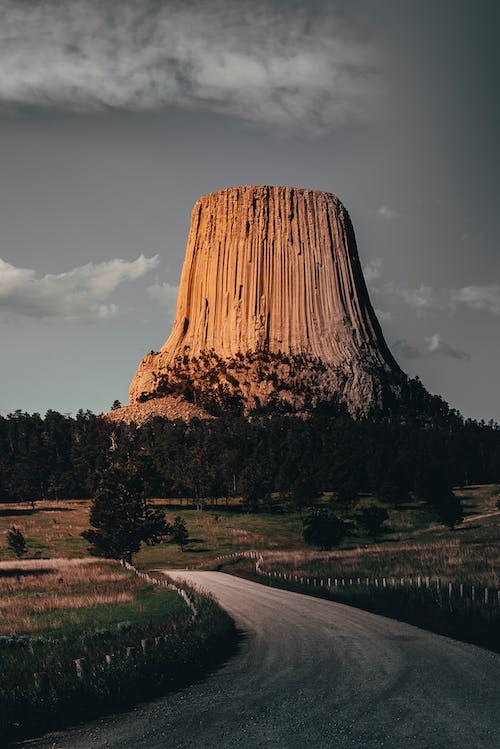
#> input picture anh1.jpeg, 500 x 749 px, found by its file name
$ jupyter execute --allow-errors Parallel.ipynb
#> lines starting #> are read from the running program, lines starting #| are printed output that depends on the picture
[cell 1]
from PIL import Image
import numpy as np
from numba import cuda
import time
import cv2
from google.colab.patches import cv2_imshow

def getImage(pathfile):
    image = Image.open(pathfile)

    rgb_array = np.array(image).reshape(-1, 3)

    width, height = image.size

    return rgb_array, width, height

# [4 lines left out: function showImage, not called in this run]

## Gray Image

[cell 2]
# [27 lines of commented-out code are left out]

[cell 3]
# ------------ Gray Image --------------
# [10 lines left out: function convert_Rgb2Gray_numba, not called in this run]

def convert_Rgb2Gray(inPixels, width, height):
    outPixels = np.zeros(inPixels.size // 3, dtype=np.float64)

    threadsperblock = 256
    blockspergrid = (inPixels.size // 3 + threadsperblock - 1) // threadsperblock

    inPixels_cuda = cuda.to_device(inPixels)
    outPixels_cuda = cuda.to_device(outPixels)

    convert_Rgb2Gray_numba[blockspergrid, threadsperblock](inPixels_cuda, width, height, outPixels_cuda)

    outPixels = outPixels_cuda.copy_to_host()

    return outPixels

[cell 4]
# Test
pathFile = "/content/anh1.jpeg"

img, width, height = getImage(pathFile)
#> in getImage, image is the input picture: PIL image 500x749 RGB; mean R, G, B 84.1, 79.4, 75.4
#> width = 500; height = 749
img_flat = img.flatten()

start = time.time()
#> (the rest of this cell did not finish here and is left out)


print("Time taken: %ss" % (round(time.time() - start,5)))
cv2_imshow(out.reshape(height,width))

## Edge Detection

[cell 5]
# [51 lines left out: functions detect_edges_cuda_numba, detect_edges_cuda, not called in this run]

#> (a cell that did not finish here is left out)

## Least Importance Pixel

[cell 7]
from numba import cuda

MAX_THREADS = 256
MAX_VALUE = float('inf')

# [54 lines left out: functions compute_min_cost_kernel, compute_min_cost, not called in this run]

#> (a cell that did not finish here is left out)

[cell 9]
# testcase = np.array([ 9,8,7,9,8,7,
#                       6,5,4,9,8,7,
#                       3,2,1,9,8,7,
#                       3,2,9,7,8,9,
#                       5,2,1,3,2,7],dtype=np.float32)

# np.array(get_least_importance_pixels_cpu(testcase,6,5),dtype=np.float32)

## Find Seam Path

[cell 10]
import numpy as np
from numba import cuda

# [45 lines left out: functions find_seam_cuda, find_seam_gpu, not called in this run]

#> (a cell that did not finish here is left out)

[cell 12]
# testcase = np.array([ 18.,16., 15., 17., 21., 30.,
#                      11., 9.,  8., 13., 24., 23.,
#                       6., 5.,  4., 17., 16., 17.,
#                       5., 3., 10.,  8., 10., 11.,
#                       5., 2., 1.,  3.,  2.,  7.],dtype=np.float32)

# find_seam(testcase,6,5)

## Resize Image

[cell 13]
def resize_image(pathfile, k, status:str = "reduction"):
  img, width, height = getImage(pathFile)
  img_flat = img.flatten()
  for i in range(k):
    img_flat = np.array(img).flatten()
    grayPixels = convert_Rgb2Gray(img_flat, width, height)

    importancePixels = detect_edges_cuda(grayPixels, width, height)

    least_importance_pixel_cuda = compute_min_cost(importancePixels,width,height)

    # pathSeam_gpu = find_seam_gpu(least_importance_pixel_cuda,width,height)
    pathSeam_gpu = find_seam(least_importance_pixel_cuda, width, height) # Using from CPU

    img = img_flat.reshape(width*height,3)
    if status == "reduction":
      img, width, height = remove_pixels(img,width,height,pathSeam_gpu)
  return img, width, height

#> (a cell that did not finish here is left out)

#> in resize_image, `img, width, height = getImage(pathFile)`: width = 500; height = 749

[cell 15]
print(width,height)
#| 500 749
#> (the rest of this cell did not finish here and is left out)

## CPU calculate and Compare to GPU

[cell 16]
from skimage.metrics import mean_squared_error, structural_similarity

# [4 lines left out: function image_difference, not called in this run]

[cell 17]
def convert_Rgb2Gray_host(inPixels, width, height):
    outPixels = []

    # gray = 0.299*red + 0.587*green + 0.114*blue
    for r in range(height):
        for c in range(width):
            i = r * width + c
            gray_value = round((0.299 * inPixels[i][0] + 0.587 * inPixels[i][1] + 0.114 * inPixels[i][2]),3)
            outPixels.append([gray_value, gray_value, gray_value])

    return outPixels

def detect_edges(in_pixels, width, height):
  filter_width = 3
  x_sobel_filter = [1, 0, -1, 2, 0, -2, 1, 0, -1] # Bộ lọc Sobel theo trục x
  y_sobel_filter = [1, 2, 1, 0, 0, 0, -1, -2, -1] # Bộ lọc Sobel theo trục y

  out_pixels = []

  for out_pixels_r in range(height):
      for out_pixels_c in range(width):
          x_sobel_pixel = 0
          y_sobel_pixel = 0

          for filter_r in range(filter_width):
              for filter_c in range(filter_width):
                  x_sobel_filter_val = x_sobel_filter[filter_r * filter_width + filter_c]
                  y_sobel_filter_val = y_sobel_filter[filter_r * filter_width + filter_c]

                  in_pixels_r = out_pixels_r - filter_width // 2 + filter_r
                  in_pixels_c = out_pixels_c - filter_width // 2 + filter_c

                  in_pixels_r = min(max(0, in_pixels_r), height - 1)
                  in_pixels_c = min(max(0, in_pixels_c), width - 1)

                  in_pixel = in_pixels[in_pixels_r * width + in_pixels_c]

                  x_sobel_pixel += x_sobel_filter_val * in_pixel[0]
                  y_sobel_pixel += y_sobel_filter_val * in_pixel[0]

          detect_value = abs(x_sobel_pixel) + abs(y_sobel_pixel)

          out_pixels.append(detect_value)

  return out_pixels


def get_least_importance_pixels_cpu(in_pixels, width, height):
    out_pixels = [0] * (width * height)

    for c in range(width):
        index = (height - 1) * width + c
        out_pixels[index] = in_pixels[index] # giữ nguyên kết quả hàng cuối cùng

    for r in range(height - 2, -1, -1): # duyệt từng hàng từ dưới lên
        for c in range(width):
            index = r * width + c

            if c == 0: # Trường hợp vị trí pixel ở cột đầu tiên
                min_val = min(out_pixels[index + width], out_pixels[index + width + 1])
                min_val += in_pixels[index]
                out_pixels[index] = min_val
                continue

            if c == width - 1: # Trường hợp vị trí pixel ở cột cuối cùng
                min_val = min(out_pixels[index + width], out_pixels[index + width - 1])
                min_val += in_pixels[index]
                out_pixels[index] = min_val
                continue

            # Tìm min cho pixel đang duyệt
            min_val = min(out_pixels[index + width], out_pixels[index + width + 1], out_pixels[index + width - 1])
            min_val += in_pixels[index]
            out_pixels[index] = min_val

    return out_pixels


def find_seam(in_pixels, width, height):
    path_seam = [0] * height

    min_val = in_pixels[0]
    index = 0
    path_seam[0] = index


    for c in range(width): # duyệt để tìm Pixel trong hàng đầu tiên có độ quan trọng thấp nhất
        if in_pixels[c] < min_val:
            min_val = in_pixels[c]
            index = c

    path_seam[0] = index

    for r in range(1, height):
        if index % width == 0:
            if in_pixels[index + width] <= in_pixels[index + width + 1]:
                path_seam[r] = index + width
                index = index + width
            else:
                path_seam[r] = index + width + 1
                index = index + width + 1
            continue

        if index % width == (width - 1):
            if in_pixels[index + width] <= in_pixels[index + width - 1]:
                path_seam[r] = index + width
                index = index + width
            else:
                path_seam[r] = index + width - 1
                index = index + width - 1
            continue

        location = index + width - 1
        min_val = in_pixels[index + width - 1]
        path_seam[r] = index + width - 1

        if in_pixels[index + width] < min_val:
            min_val = in_pixels[index + width]
            path_seam[r] = index + width
            location = index + width

        if in_pixels[index + width + 1] < min_val:
            path_seam[r] = index + width + 1
            location = index + width + 1

        index = location

    return path_seam


# [13 lines left out: function remove_pixels, not called in this run]

[cell 18]
# ----------------- HOST -------------------
inPixels, width, height = getImage(pathFile)

# Gray scale
start = time.time()
grayPixels = convert_Rgb2Gray_host(inPixels, width, height)
#> after the loop in convert_Rgb2Gray_host, `for r in range(height):`: outPixels = 374500 items
#> grayPixels = 374500 items
print("Time taken: %ss" % (round(time.time() - start,5)))

# detect edges
importancePixels = detect_edges(grayPixels, width, height)
#> importancePixels = 374500 items

# get_least_importance_pixels
get_least_importance_pixels = get_least_importance_pixels_cpu(importancePixels, width, height)
#> get_least_importance_pixels = 374500 items


# Get path seam
pathSeam = find_seam(get_least_importance_pixels, width, height)
#> in find_seam, `path_seam = [0] * height`: path_seam = 749 values from 0 to 0
#> in find_seam, `min_val = in_pixels[0]`: min_val = 12000.9
#> the loop in find_seam, `for c in range(width):` made 500 passes
#> min_val on passes 2, 3, 4, 5, 43, 44, 142, 143, 144, 145, 146, 147: 11994.9, 11992.9, 11984.9, 11980.9, 11957.3, 11949.3, 11043.4, 10215.9, 10138.9, 10063.4, 9971.4, 9896.6
#> after the loop in find_seam, `for c in range(width):`: index = 437; min_val = 6814.8
#> the loop in find_seam, `for r in range(1, height):` made 748 passes
#> after the loop in find_seam, `for r in range(1, height):`: path_seam = 749 values from 437 to 374490
#> pathSeam = 749 values from 437 to 374490

[cell 19]
output_array_host = np.array([lst[len(lst) // 2] for lst in grayPixels]).reshape(height,width) # host
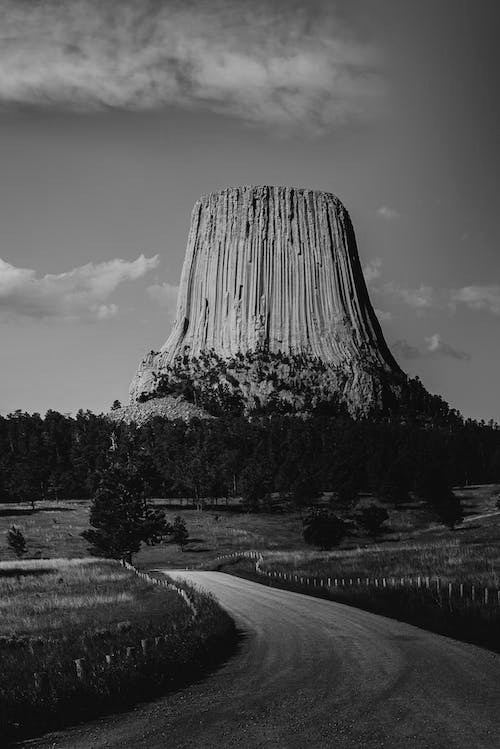
#> output_array_host: shape (749, 500) float64; min 0, max 216.8, mean 80.3
#> (the rest of this cell did not finish here and is left out)


$ run again, with images.jpg copied over anh1.jpeg
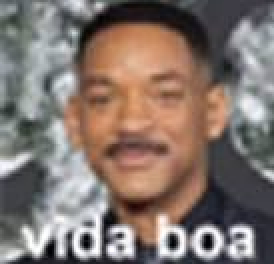
#> input picture images.jpg, 137 x 132 px, found by its file name (shown 2 times larger)
#> in getImage, image is the input picture: PIL image 137x132 RGB; mean R, G, B 130.8, 116.3, 109.5
#> `img, width, height = getImage(pathFile)`: width = 137; height = 132
#> in resize_image, `img, width, height = getImage(pathFile)`: width = 137; height = 132
#| 137 132
#> after the loop in convert_Rgb2Gray_host, `for r in range(height):`: outPixels = 18084 items, first 6: [105, 105, 105], [104, 104, 104], [101, 101, 101], [94.95, 94.95, 94.95], [90.95, 90.95, 90.95], [92.95, 92.95, 92.95]
#> grayPixels has the same summary as outPixels in convert_Rgb2Gray_host
#> after the loop in detect_edges, `for out_pixels_r in range(height):`: out_pixels = 18084 values, max 930.9 at index 17094, min 0 at index 106, mean 136.5
#> importancePixels has the same summary as out_pixels in detect_edges
#> in get_least_importance_pixels_cpu, `out_pixels = [0] * (width * height)`: out_pixels = 18084 values from 0 to 0
#> after the loop in get_least_importance_pixels_cpu, `for c in range(width):`: out_pixels = 18084 values, max 366 at index 17952, min 0 at index 0, mean 0.675
#> after the loop in get_least_importance_pixels_cpu, `for r in range(height - 2, -1, -1):`: out_pixels = 18084 values, max 7037.9 at index 2365, min 3.2 at index 18082, mean 3005.1
#> get_least_importance_pixels has the same summary as out_pixels in get_least_importance_pixels_cpu
#> in find_seam, `path_seam = [0] * height`: path_seam = 132 values from 0 to 0
#> in find_seam, `min_val = in_pixels[0]`: min_val = 6815.2
#> the loop in find_seam, `for c in range(width):` made 137 passes
#> min_val on passes 6 to 13: 6810.9, 6527.2, 6270.1, 6170.1, 6106.8, 6082.8, 6014.8, 5954.8
#> after the loop in find_seam, `for c in range(width):`: index = 113; min_val = 2186.7
#> the loop in find_seam, `for r in range(1, height):` made 131 passes
#> after the loop in find_seam, `for r in range(1, height):`: path_seam = 132 values from 113 to 18082
#> `output_array_host = np.array([lst[len(lst) // 2] for lst in grayPixels..`:
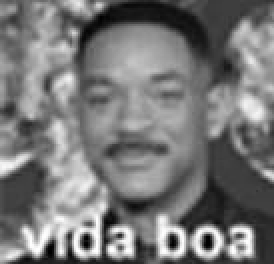
#> output_array_host: shape (132, 137) float64 (shown 2 times larger); min 0.456, max 255, mean 119.9
